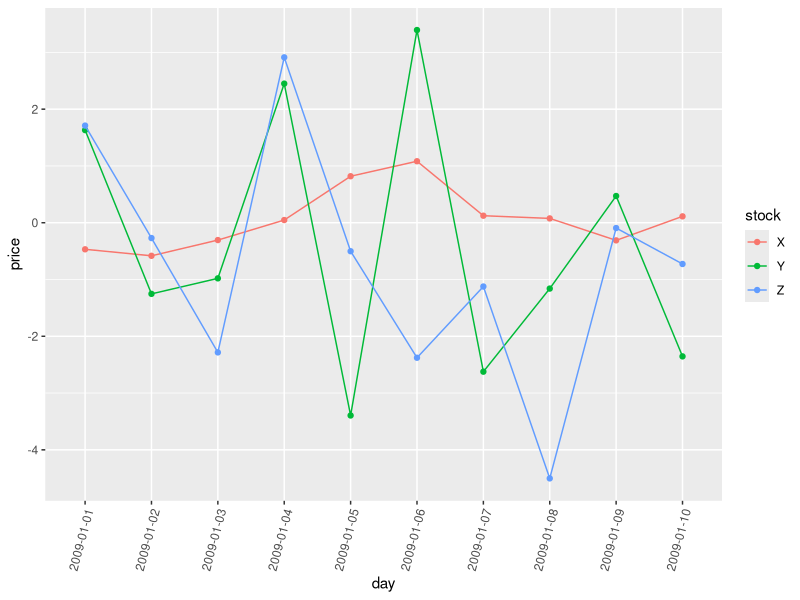

This chart was generated by the following R code:
library(dplyr)
library(tidyr)
library(ggplot2)

# Read in our data from the csv file and save as an object called "stocks"
stocks = read.csv("./Stock_Prices_Wide.csv")

# Look at the stock price data
stocks

# This is in "wide" format...the column headers X, Y, and Z actually represent variables (Stock names)
# The function gather() in the tidyr package let's us convert them into a new column

# Look up help file for the gather() funtion
?gather()

# gather function(name of data set object, name for new column, name for observed values, which columns have our data)
gather(stocks, stock, price, -day) # -day means to use ALL columns EXCEPT "day"
long_stocks = gather(stocks, stock, price, -day) # Save this as a new object

# Now, it's easy to plot and analyze with simple code
ggplot(long_stocks, aes(x=day,y=price,color=stock, group = stock)) +
  geom_point() + geom_line() +
  theme(axis.text.x = element_text(angle = 75, hjust = 1))


# Now, let's take a look at the 2010 Utah Census Data on Religious Adherence
utah <- read.csv("Utah_Religions_by_County.csv") 

# The values represent percentages of respondents who selected that religious affiliation
View(utah)

# Believe it or not, I spent about an hour cleaning this messy data up to this point
# Even data collection agencies often use terrible data formats!

# We can use gather() to make this a bit more useful
# see if you can fill in the blanks
gather(utah,  ,  ,  )